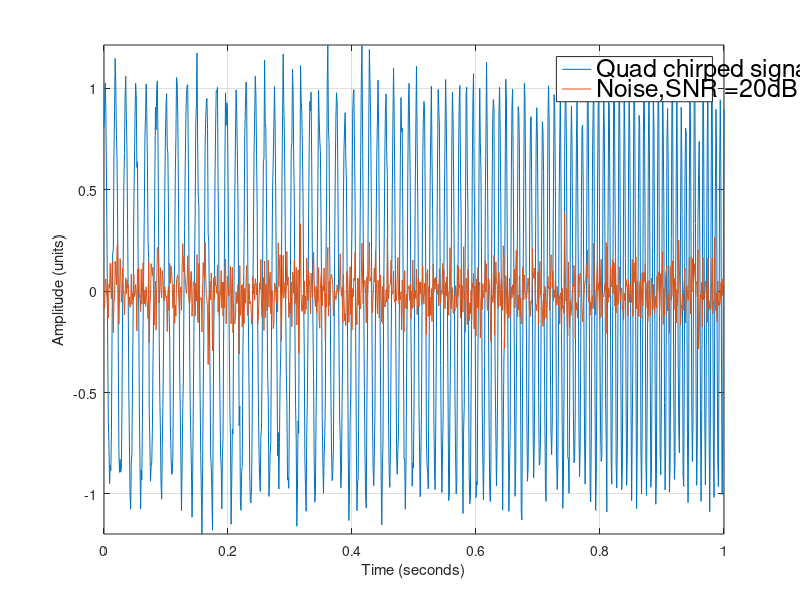

Here is the MATLAB script that generated this plot: (Note: this script raises an error after producing the figure.)
clear;
clc; 
close all;

%------------------------------ANF parameters --------------------------%
gamma = .006;
xi = .4;
%----------------------------------------------------------------------%

%-------------------------Few initializations -----------------------%
T = 0.001;                  % Sampling rate
a = 0;                      % t minimum
b = 1;                      % t maximum
t= [a:T:b];                 % total time interval
N = length(t);              % Number of samples
%----------------------------------------------------------------------%


%----------------------Preparing the signal------------------------------%
Y = zeros(1,N);

A = 1; 
phase = pi/3;
changingfreq = 60+ 30*t.^2;
PureSignal = A * sin (2*pi*changingfreq.*t+ phase);        % Persistant Excitation Signal

SNRdB = 20;
noise = - A + awgn(zeros(size(t))+A,SNRdB,'measured');
Y =PureSignal + noise;
figure, plot(t, Y, t, Y - PureSignal, 'LineWidth',.5)
noise = strcat ('Noise,SNR =',num2str(SNRdB), 'dB')
Ax = legend ('Quad chirped signal', noise)
leg = findobj(Ax,'type','text')
set(leg,'fontsize', 18)
xlabel ('Time (seconds)')
ylabel ('Amplitude (units)')
grid on 
axis tight
% print -depsc2 MegaChirpedSignal
%-----------------------------------------------------------------------%

%------------------------------ANF----------------------------------------%
initialFreq = 2*pi*60;
[X1, X2,X3]= NonUniform4thOrderANFFixedBlock(Y, t, initialFreq, gamma, xi);
%-------------------------------------------------------------------------%


%------------------------------Plotting the solutions ---------------------------%
figure, plot3(X1,X2,X3/(2*pi), 'LineWidth',.5)
% axis([-.25 .47 -100 230 30 80])
% title('3D state space plot from Agent based ODE solver Hsu ANF')
grid on
xlabel('x1')
ylabel('x2')
zlabel('theta (Hz)')
axis tight
% print -depsc2 MegaChirpedSignalANFEvolution

Indexes = find(X2 < 10^-3);     % locating point lying on the plane x_2 = 0 

figure, scatter (X1(Indexes ),X3 (Indexes)/ (2*pi) , '.')
% title('Poincare Section')
xlabel ('x_1')
ylabel ('\theta (Hz)')
grid on


% figure, plot(t, changingfreq,'m', t, x1(:,3)'/(2*pi), ':k' , t,X3/(2*pi), '-.r', t,MX3/(2*pi), '-.b')
figure, plot(t, changingfreq,':k','LineWidth',3)
title('(b)')
hold on
plot(t,X3/(2*pi),'-.g','LineWidth',2.5)
hold off
grid on
axis tight
Ax = legend('True value','Proposed discrete method','Location', 'northwest' )
leg = findobj(Ax,'type','text')
set(leg,'fontsize', 18)
ylabel('Frequency (Hz)')
xlabel('Time (seconds)')
% print -depsc2 MegaChirpedSignalANFTracking

%------------------------------------------------------------------------%